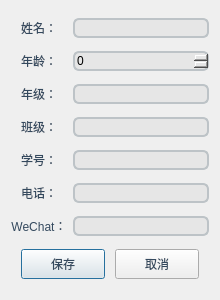
<?xml version="1.0" encoding="UTF-8"?>
<ui version="4.0">
 <class>Dlg_AddStu</class>
 <widget class="QDialog" name="Dlg_AddStu">
  <property name="geometry">
   <rect>
    <x>0</x>
    <y>0</y>
    <width>220</width>
    <height>300</height>
   </rect>
  </property>
  <property name="minimumSize">
   <size>
    <width>220</width>
    <height>300</height>
   </size>
  </property>
  <property name="maximumSize">
   <size>
    <width>220</width>
    <height>300</height>
   </size>
  </property>
  <property name="windowTitle">
   <string>添加学生信息</string>
  </property>
  <property name="windowIcon">
   <iconset resource="res.qrc">
    <normaloff>:/add_stu_icon.jpg</normaloff>:/add_stu_icon.jpg</iconset>
  </property>
  <property name="styleSheet">
   <string notr="true">color: rgb(52, 73, 94)</string>
  </property>
  <layout class="QGridLayout" name="gridLayout">
   <item row="0" column="0">
    <widget class="QLabel" name="label">
     <property name="text">
      <string>姓名：</string>
     </property>
     <property name="alignment">
      <set>Qt::AlignCenter</set>
     </property>
    </widget>
   </item>
   <item row="0" column="1">
    <widget class="QLineEdit" name="le_name">
     <property name="styleSheet">
      <string notr="true">border : 2px solid #bdc3c7;
border-radius: 6;
background-color: rgb(230, 230, 230);</string>
     </property>
     <property name="text">
      <string/>
     </property>
    </widget>
   </item>
   <item row="1" column="0">
    <widget class="QLabel" name="label_2">
     <property name="text">
      <string>年龄：</string>
     </property>
     <property name="alignment">
      <set>Qt::AlignCenter</set>
     </property>
    </widget>
   </item>
   <item row="1" column="1">
    <widget class="QSpinBox" name="le_age">
     <property name="styleSheet">
      <string notr="true">border : 2px solid #bdc3c7;
border-radius: 6;
background-color: rgb(230, 230, 230);
color: black;</string>
     </property>
    </widget>
   </item>
   <item row="2" column="0">
    <widget class="QLabel" name="label_3">
     <property name="text">
      <string>年级：</string>
     </property>
     <property name="alignment">
      <set>Qt::AlignCenter</set>
     </property>
    </widget>
   </item>
   <item row="2" column="1">
    <widget class="QLineEdit" name="le_grade">
     <property name="styleSheet">
      <string notr="true">border : 2px solid #bdc3c7;
border-radius: 6;
background-color: rgb(230, 230, 230);</string>
     </property>
    </widget>
   </item>
   <item row="3" column="0">
    <widget class="QLabel" name="label_4">
     <property name="text">
      <string>班级：</string>
     </property>
     <property name="alignment">
      <set>Qt::AlignCenter</set>
     </property>
    </widget>
   </item>
   <item row="3" column="1">
    <widget class="QLineEdit" name="le_class">
     <property name="styleSheet">
      <string notr="true">border : 2px solid #bdc3c7;
border-radius: 6;
background-color: rgb(230, 230, 230);</string>
     </property>
    </widget>
   </item>
   <item row="4" column="0">
    <widget class="QLabel" name="label_5">
     <property name="text">
      <string>学号：</string>
     </property>
     <property name="alignment">
      <set>Qt::AlignCenter</set>
     </property>
    </widget>
   </item>
   <item row="4" column="1">
    <widget class="QLineEdit" name="le_seq">
     <property name="styleSheet">
      <string notr="true">border : 2px solid #bdc3c7;
border-radius: 6;
background-color: rgb(230, 230, 230);</string>
     </property>
    </widget>
   </item>
   <item row="5" column="0">
    <widget class="QLabel" name="label_6">
     <property name="text">
      <string>电话：</string>
     </property>
     <property name="alignment">
      <set>Qt::AlignCenter</set>
     </property>
    </widget>
   </item>
   <item row="5" column="1">
    <widget class="QLineEdit" name="le_phone">
     <property name="styleSheet">
      <string notr="true">border : 2px solid #bdc3c7;
border-radius: 6;
background-color: rgb(230, 230, 230);</string>
     </property>
    </widget>
   </item>
   <item row="6" column="0">
    <widget class="QLabel" name="label_7">
     <property name="text">
      <string>WeChat：</string>
     </property>
     <property name="alignment">
      <set>Qt::AlignCenter</set>
     </property>
    </widget>
   </item>
   <item row="6" column="1">
    <widget class="QLineEdit" name="le_wechat">
     <property name="styleSheet">
      <string notr="true">border : 2px solid #bdc3c7;
border-radius: 6;
background-color: rgb(230, 230, 230);</string>
     </property>
    </widget>
   </item>
   <item row="7" column="0" colspan="2">
    <widget class="QWidget" name="widget" native="true">
     <property name="minimumSize">
      <size>
       <width>0</width>
       <height>30</height>
      </size>
     </property>
     <property name="maximumSize">
      <size>
       <width>16777215</width>
       <height>30</height>
      </size>
     </property>
     <layout class="QHBoxLayout" name="horizontalLayout">
      <property name="spacing">
       <number>10</number>
      </property>
      <property name="leftMargin">
       <number>10</number>
      </property>
      <property name="topMargin">
       <number>0</number>
      </property>
      <property name="rightMargin">
       <number>10</number>
      </property>
      <property name="bottomMargin">
       <number>0</number>
      </property>
      <item>
       <widget class="QPushButton" name="btn_save">
        <property name="minimumSize">
         <size>
          <width>0</width>
          <height>30</height>
         </size>
        </property>
        <property name="maximumSize">
         <size>
          <width>16777215</width>
          <height>30</height>
         </size>
        </property>
        <property name="styleSheet">
         <string notr="true">QPushButton:pressed {
    background-color: #47af9a;
}</string>
        </property>
        <property name="text">
         <string>保存</string>
        </property>
       </widget>
      </item>
      <item>
       <widget class="QPushButton" name="pushButton_2">
        <property name="minimumSize">
         <size>
          <width>0</width>
          <height>30</height>
         </size>
        </property>
        <property name="maximumSize">
         <size>
          <width>16777215</width>
          <height>30</height>
         </size>
        </property>
        <property name="styleSheet">
         <string notr="true">QPushButton:pressed {
    background-color: #47af9a;
}</string>
        </property>
        <property name="text">
         <string>取消</string>
        </property>
       </widget>
      </item>
     </layout>
    </widget>
   </item>
  </layout>
 </widget>
 <tabstops>
  <tabstop>le_name</tabstop>
  <tabstop>le_age</tabstop>
  <tabstop>le_grade</tabstop>
  <tabstop>le_class</tabstop>
  <tabstop>le_seq</tabstop>
  <tabstop>le_phone</tabstop>
  <tabstop>le_wechat</tabstop>
  <tabstop>btn_save</tabstop>
  <tabstop>pushButton_2</tabstop>
 </tabstops>
 <resources>
  <include location="res.qrc"/>
 </resources>
 <connections/>
</ui>
